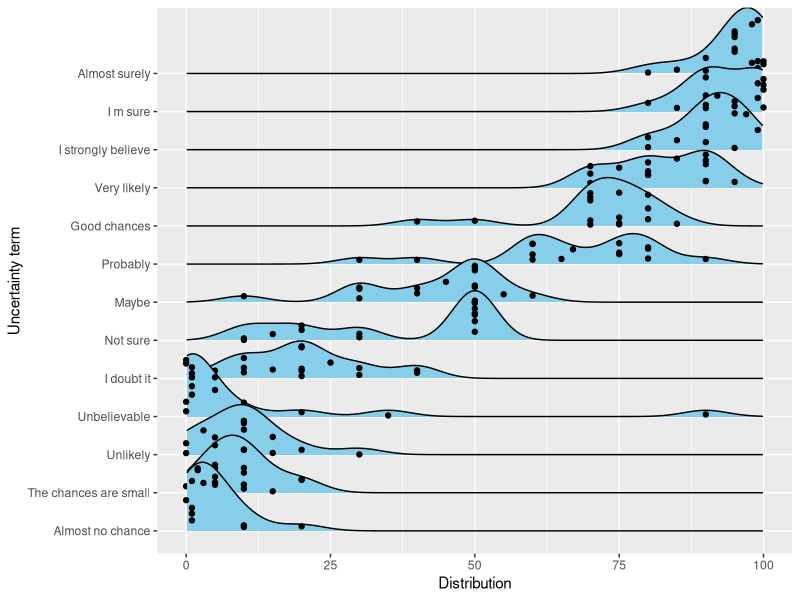
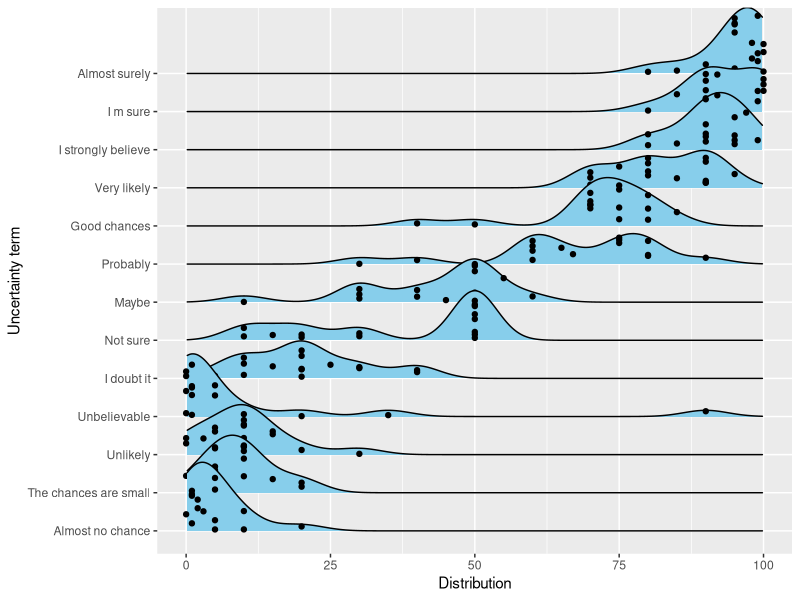

The R script that drew these images, in order:
# library
library(tidyverse)
library(ggridges)
library(forcats)

# load the data
df <- read.csv("../data/expressions2023.csv")
df <- df %>% select(-Timestamp)

# to long format
df_long <- df %>% gather(key = "term", value = "value")
df_long$term <- gsub("\\.", " ", df_long$term)
df_long$value <- ifelse(df_long$value < 1, df_long$value * 100, df_long$value)

# sort descendingly by average value
average_values <- df_long %>%
    group_by(term) %>%
    summarize(average_value = mean(value)) %>%
    arrange(average_value)
df_long$term <- factor(df_long$term, levels = average_values$term)

# plot
ggplot(df_long, aes(x = value, y = term, fill = term)) +
    geom_density_ridges(fill = "skyblue", jittered_points = TRUE) +
    theme(legend.position = "none") +
    xlab("Distribution") +
    ylab("Uncertainty term") +
    xlim(0, 100)

# save
ggsave("terms.png", width = 1920, height = 1920, units = "px", dpi = 300)
